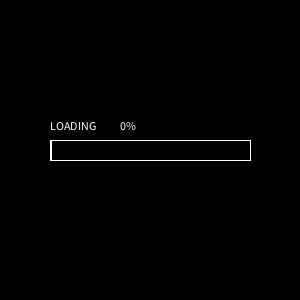
Frame 1 (no input)
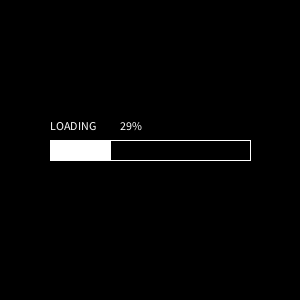
Frame 60 (the mouse pressed at the canvas centre just before this capture)
Frame 120 (the mouse held since frame 60 and released just before this capture): identical to frame 60, image omitted

The Processing sketch that drew these frames (run headless with seeded random() and noise(); from frame 60 on, the mouse is pressed at the canvas centre):

// Processing sketch: processing_43002
// ── processing_43002.pde

String done = "DONE! CLICK TO RESET";
String load = "LOADING";
int bar = 0;


void setup() {
  size(300, 300);
  textAlign(LEFT);
  //rectMode(CENTER);
  smooth();
}

void draw() {
  background (0);
  text(load, 50, 130);
  text((int)map(bar, 0, 200, 0, 99)+ "%", 120, 130);
  noFill();
  stroke(255);
  rect(50, 140, 200, 20);
  fill(255);
  bar++;
  rect(50, 140, bar, 20);
  if (bar>= 200) {
    bar = 200;
    fill(255);
    background(0);
    text(done, 75, 150);
  }
  
}
void mousePressed () {
  bar = 0;
}
